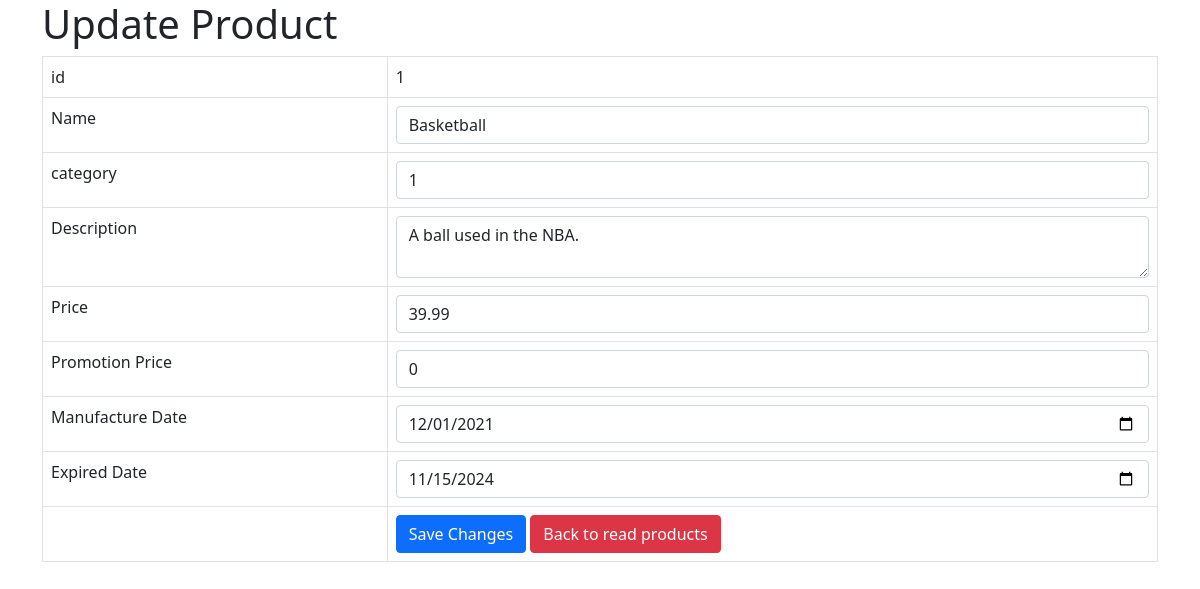
/eshop/update.php?id=1 (signed in), run on the app's committed database.
### tables this page shows
CREATE TABLE `products` (
  `id` int(11) NOT NULL,
  `name` varchar(128) NOT NULL,
  `category` int(11) NOT NULL,
  `description` text NOT NULL,
  `price` double NOT NULL,
  `promotion_price` double NOT NULL,
  `manufacture_date` date NOT NULL,
  `expired_date` date NOT NULL,
  `created` datetime NOT NULL,
  `modified` timestamp NOT NULL DEFAULT current_timestamp() ON UPDATE current_timestamp()
);

### eshop/update.php (the view, shortened to what this page needs)
<!DOCTYPE HTML>
<html>
<head>
    <link href="https://cdn.jsdelivr.net/npm/bootstrap@5.1.3/dist/css/bootstrap.min.css" rel="stylesheet">
</head>
<body>
    <div class="container">
        <div class="page-header">
            <h1>Update Product</h1>
        </div>
        <?php
        $id = isset($_GET['id']) ? $_GET['id'] : die('ERROR: Record ID not found.');
        include 'config/database.php';
        try {
            $query = "SELECT id, name, category, description, price, promotion_price, manufacture_date, expired_date FROM products WHERE id = ?";
            $stmt = $con->prepare($query);
            $stmt->bindParam(1, $id);
            $stmt->execute();
            $row = $stmt->fetch(PDO::FETCH_ASSOC);
            $name = $row['name'];
            $cname = $row['category'];
            $description = $row['description'];
            $price = $row['price'];
            $promotion_price = $row['promotion_price'];
            $manufacture_date = $row['manufacture_date'];
            $expired_date = $row['expired_date'];
        }
        catch (PDOException $exception) {
            die('ERROR: ' . $exception->getMessage());
        }
        ?>
        <form action="<?php echo htmlspecialchars($_SERVER["PHP_SELF"] . "?id={$id}"); ?>" method="POST">
            <table class='table table-hover table-responsive table-bordered'>
                <tr>
                    <td>id</td>
                    <td><?php echo htmlspecialchars($id, ENT_QUOTES);  ?> </td>
                </tr>
                <tr>
                    <td>Name</td>
                    <td><input type='text' name='name' value="<?php echo htmlspecialchars($name, ENT_QUOTES);  ?>" class='form-control' /></td>
                </tr>
                <tr>
                    <td>category</td>
                    <td><input type='text' name='category' value="<?php echo htmlspecialchars($cname, ENT_QUOTES);  ?>" class='form-control' /></td>
                </tr>
                <tr>
                    <td>Description</td>
                    <td><textarea name='description' class='form-control'><?php echo htmlspecialchars($description, ENT_QUOTES);  ?></textarea></td>
                </tr>
                <tr>
                    <td>Price</td>
                    <td><input type='number' name='price' value="<?php echo htmlspecialchars($price, ENT_QUOTES);  ?>" class='form-control' /></td>
                </tr>
                <tr>
                    <td>Promotion Price</td>
                    <td><input type='number' name='promotion_price' value="<?php echo htmlspecialchars($promotion_price, ENT_QUOTES);  ?>" class='form-control' /></td>
                </tr>
                <tr>
                    <td>Manufacture Date</td>
                    <td><input type='date' name='manufacture_date' value="<?php echo htmlspecialchars($manufacture_date, ENT_QUOTES);  ?>" class='form-control' /></td>
                </tr>
                <tr>
                    <td>Expired Date</td>
                    <td><input type='date' name='expired_date' value="<?php echo htmlspecialchars($expired_date, ENT_QUOTES);  ?>" class='form-control' /></td>
                </tr>
                <tr>
                    <td></td>
                    <td>
                        <input type='submit' value='Save Changes' class='btn btn-primary' />
                        <a href='readProducts.php' class='btn btn-danger'>Back to read products</a>
                    </td>
                </tr>
            </table>
        </form>
    </div>
</body>
</html>

### data on the page
products: name "Basketball", category "1", description "A ball used in the NBA.", price "39.99", promotion_price "0", manufacture_date "12/01/2021", expired_date "11/15/2024"

### other printed values
$id "1"
